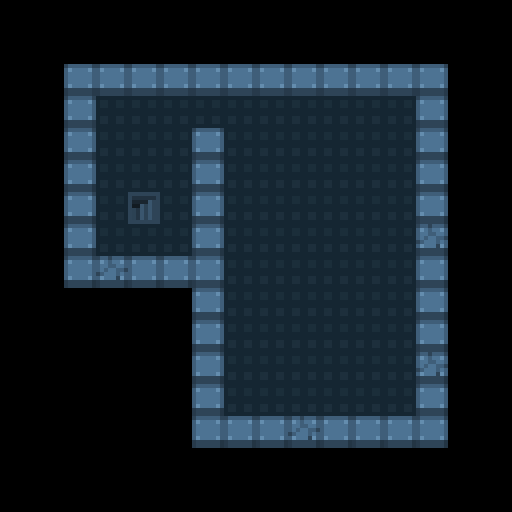

A 2D game scene composited from a Tiled map and its tileset images. What follows is a short description and the map's XML, with every tile layer's data as written:
An orthogonal 16x16 tile map with 32x32 px tiles, 1 tile layer (Tile Layer 1).

<map version="1.0" orientation="orthogonal" width="16" height="16" tilewidth="32" tileheight="32">
 <properties>
  <property name="startpos" value="4 6" />
 </properties>
 <tileset firstgid="1" name="bluedungeon" tilewidth="32" tileheight="32">
  <image source="bluedungeon.png" width="256" height="96" />
 </tileset>
 <layer name="Tile Layer 1" width="16" height="16">
  <data>
   <tile gid="0" />
   <tile gid="0" />
   <tile gid="0" />
   <tile gid="0" />
   <tile gid="0" />
   <tile gid="0" />
   <tile gid="0" />
   <tile gid="0" />
   <tile gid="0" />
   <tile gid="0" />
   <tile gid="0" />
   <tile gid="0" />
   <tile gid="0" />
   <tile gid="0" />
   <tile gid="0" />
   <tile gid="0" />
   <tile gid="0" />
   <tile gid="0" />
   <tile gid="0" />
   <tile gid="0" />
   <tile gid="0" />
   <tile gid="0" />
   <tile gid="0" />
   <tile gid="0" />
   <tile gid="0" />
   <tile gid="0" />
   <tile gid="0" />
   <tile gid="0" />
   <tile gid="0" />
   <tile gid="0" />
   <tile gid="0" />
   <tile gid="0" />
   <tile gid="0" />
   <tile gid="0" />
   <tile gid="1" />
   <tile gid="1" />
   <tile gid="1" />
   <tile gid="1" />
   <tile gid="1" />
   <tile gid="1" />
   <tile gid="1" />
   <tile gid="1" />
   <tile gid="1" />
   <tile gid="1" />
   <tile gid="1" />
   <tile gid="1" />
   <tile gid="0" />
   <tile gid="0" />
   <tile gid="0" />
   <tile gid="0" />
   <tile gid="1" />
   <tile gid="10" />
   <tile gid="10" />
   <tile gid="10" />
   <tile gid="10" />
   <tile gid="10" />
   <tile gid="10" />
   <tile gid="10" />
   <tile gid="10" />
   <tile gid="10" />
   <tile gid="10" />
   <tile gid="1" />
   <tile gid="0" />
   <tile gid="0" />
   <tile gid="0" />
   <tile gid="0" />
   <tile gid="2" />
   <tile gid="10" />
   <tile gid="10" />
   <tile gid="10" />
   <tile gid="2" />
   <tile gid="10" />
   <tile gid="10" />
   <tile gid="10" />
   <tile gid="10" />
   <tile gid="10" />
   <tile gid="10" />
   <tile gid="2" />
   <tile gid="0" />
   <tile gid="0" />
   <tile gid="0" />
   <tile gid="0" />
   <tile gid="2" />
   <tile gid="10" />
   <tile gid="10" />
   <tile gid="10" />
   <tile gid="2" />
   <tile gid="10" />
   <tile gid="10" />
   <tile gid="10" />
   <tile gid="10" />
   <tile gid="10" />
   <tile gid="10" />
   <tile gid="2" />
   <tile gid="0" />
   <tile gid="0" />
   <tile gid="0" />
   <tile gid="0" />
   <tile gid="2" />
   <tile gid="10" />
   <tile gid="15" />
   <tile gid="10" />
   <tile gid="2" />
   <tile gid="10" />
   <tile gid="10" />
   <tile gid="10" />
   <tile gid="10" />
   <tile gid="10" />
   <tile gid="10" />
   <tile gid="2" />
   <tile gid="0" />
   <tile gid="0" />
   <tile gid="0" />
   <tile gid="0" />
   <tile gid="2" />
   <tile gid="10" />
   <tile gid="10" />
   <tile gid="10" />
   <tile gid="2" />
   <tile gid="10" />
   <tile gid="10" />
   <tile gid="10" />
   <tile gid="10" />
   <tile gid="10" />
   <tile gid="10" />
   <tile gid="4" />
   <tile gid="0" />
   <tile gid="0" />
   <tile gid="0" />
   <tile gid="0" />
   <tile gid="2" />
   <tile gid="4" />
   <tile gid="2" />
   <tile gid="2" />
   <tile gid="2" />
   <tile gid="10" />
   <tile gid="10" />
   <tile gid="10" />
   <tile gid="10" />
   <tile gid="10" />
   <tile gid="10" />
   <tile gid="2" />
   <tile gid="0" />
   <tile gid="0" />
   <tile gid="0" />
   <tile gid="0" />
   <tile gid="0" />
   <tile gid="0" />
   <tile gid="0" />
   <tile gid="0" />
   <tile gid="2" />
   <tile gid="10" />
   <tile gid="10" />
   <tile gid="10" />
   <tile gid="10" />
   <tile gid="10" />
   <tile gid="10" />
   <tile gid="2" />
   <tile gid="0" />
   <tile gid="0" />
   <tile gid="0" />
   <tile gid="0" />
   <tile gid="0" />
   <tile gid="0" />
   <tile gid="0" />
   <tile gid="0" />
   <tile gid="2" />
   <tile gid="10" />
   <tile gid="10" />
   <tile gid="10" />
   <tile gid="10" />
   <tile gid="10" />
   <tile gid="10" />
   <tile gid="2" />
   <tile gid="0" />
   <tile gid="0" />
   <tile gid="0" />
   <tile gid="0" />
   <tile gid="0" />
   <tile gid="0" />
   <tile gid="0" />
   <tile gid="0" />
   <tile gid="2" />
   <tile gid="10" />
   <tile gid="10" />
   <tile gid="10" />
   <tile gid="10" />
   <tile gid="10" />
   <tile gid="10" />
   <tile gid="4" />
   <tile gid="0" />
   <tile gid="0" />
   <tile gid="0" />
   <tile gid="0" />
   <tile gid="0" />
   <tile gid="0" />
   <tile gid="0" />
   <tile gid="0" />
   <tile gid="2" />
   <tile gid="10" />
   <tile gid="10" />
   <tile gid="10" />
   <tile gid="10" />
   <tile gid="10" />
   <tile gid="10" />
   <tile gid="2" />
   <tile gid="0" />
   <tile gid="0" />
   <tile gid="0" />
   <tile gid="0" />
   <tile gid="0" />
   <tile gid="0" />
   <tile gid="0" />
   <tile gid="0" />
   <tile gid="2" />
   <tile gid="2" />
   <tile gid="2" />
   <tile gid="4" />
   <tile gid="2" />
   <tile gid="2" />
   <tile gid="2" />
   <tile gid="2" />
   <tile gid="0" />
   <tile gid="0" />
   <tile gid="0" />
   <tile gid="0" />
   <tile gid="0" />
   <tile gid="0" />
   <tile gid="0" />
   <tile gid="0" />
   <tile gid="0" />
   <tile gid="0" />
   <tile gid="0" />
   <tile gid="0" />
   <tile gid="0" />
   <tile gid="0" />
   <tile gid="0" />
   <tile gid="0" />
   <tile gid="0" />
   <tile gid="0" />
   <tile gid="0" />
   <tile gid="0" />
   <tile gid="0" />
   <tile gid="0" />
   <tile gid="0" />
   <tile gid="0" />
   <tile gid="0" />
   <tile gid="0" />
   <tile gid="0" />
   <tile gid="0" />
   <tile gid="0" />
   <tile gid="0" />
   <tile gid="0" />
   <tile gid="0" />
   <tile gid="0" />
   <tile gid="0" />
  </data>
 </layer>
</map>